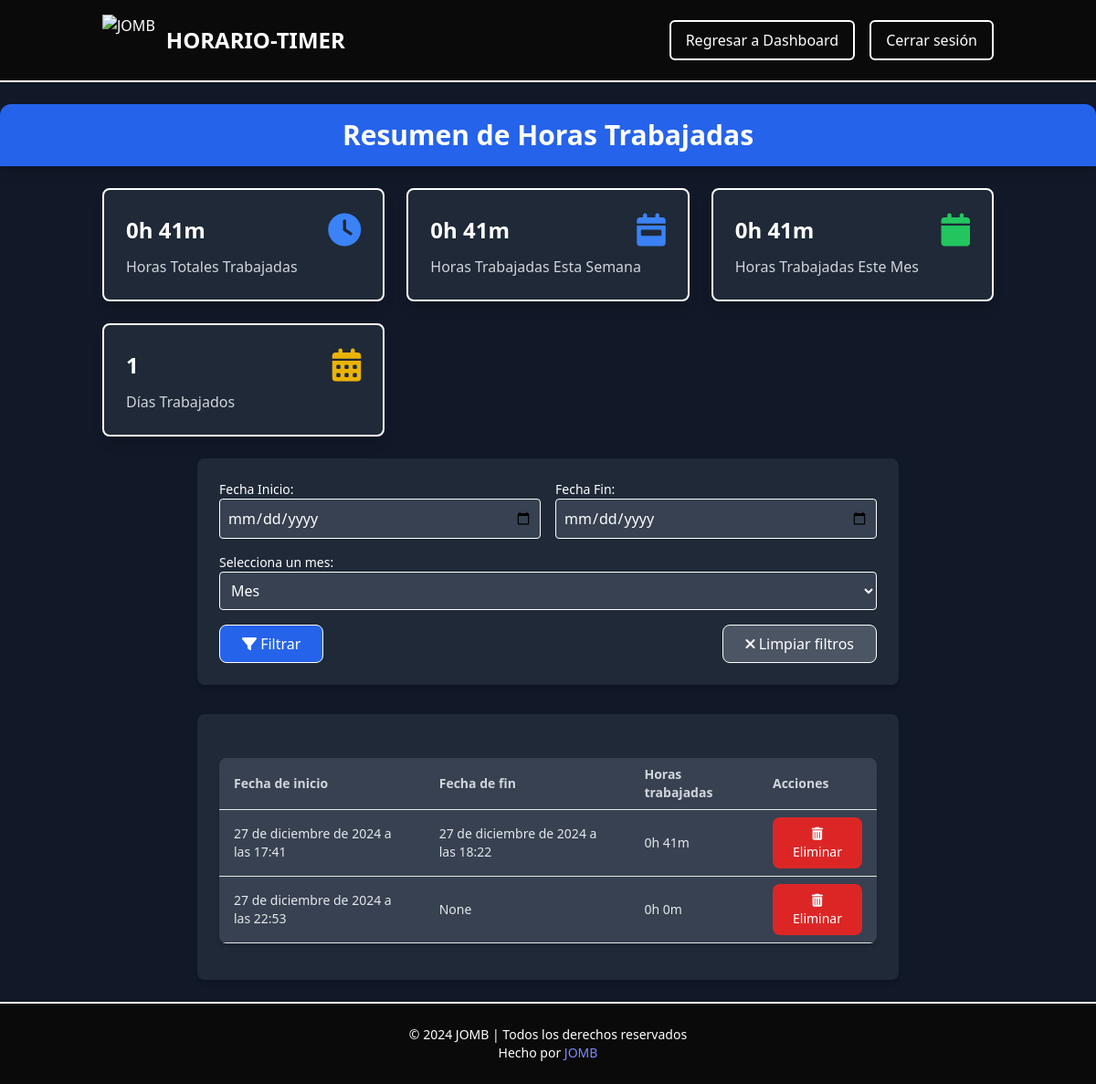
Screenshot of /dashboard/resumen/ (signed in) with the database file from the repository.
### registro/models.py (models this page shows, shortened)
class RegistroHora(models.Model):
    usuario = models.ForeignKey(User, on_delete=models.CASCADE)
    hora_inicio = models.DateTimeField(null=True, blank=True)
    hora_fin = models.DateTimeField(null=True, blank=True)

### registro/views.py (the view)
# urls.py: path('resumen/', views.resumen, name='resumen'),  # Resumen de jornadas
@login_required
def resumen(request):
    from datetime import timedelta, date
    fecha_inicio = request.GET.get('fecha_inicio')
    fecha_fin = request.GET.get('fecha_fin')
    mes = request.GET.get('mes')
    if fecha_inicio:
        try:
            fecha_inicio = datetime.strptime(fecha_inicio, '%Y-%m-%d').date()
        except ValueError:
            fecha_inicio = None
    if fecha_fin:
        try:
            fecha_fin = datetime.strptime(fecha_fin, '%Y-%m-%d').date()
        except ValueError:
            fecha_fin = None
    registros = RegistroHora.objects.filter(usuario=request.user)
    if fecha_inicio and fecha_fin:
        registros = registros.filter(hora_inicio__date__gte=fecha_inicio, hora_fin__date__lte=fecha_fin)
    elif fecha_inicio:
        registros = registros.filter(hora_inicio__date__gte=fecha_inicio)
    elif fecha_fin:
        registros = registros.filter(hora_fin__date__lte=fecha_fin)
    if mes:
        registros = registros.filter(hora_inicio__month=int(mes))
    no_registros = not registros.exists()
    total_horas_trabajadas = timedelta()
    dias_trabajados = set()
    registros_con_horas = []
    hoy = date.today()
    inicio_semana = hoy - timedelta(days=hoy.weekday())
    inicio_mes = hoy.replace(day=1)
    horas_esta_semana = timedelta()
    horas_este_mes = timedelta()
    for registro in registros:
        if registro.hora_fin:
            horas_trabajadas = registro.hora_fin - registro.hora_inicio
            total_horas_trabajadas += horas_trabajadas
            dias_trabajados.add(registro.hora_inicio.date())
            if registro.hora_inicio.date() >= inicio_semana:
                horas_esta_semana += horas_trabajadas
            if registro.hora_inicio.date() >= inicio_mes:
                horas_este_mes += horas_trabajadas
        else:
            horas_trabajadas = timedelta()
        horas, remainder = divmod(horas_trabajadas.total_seconds(), 3600)
        minutos, _ = divmod(remainder, 60)
        horas_trabajadas_formateadas = f"{int(horas)}h {int(minutos)}m"
        registros_con_horas.append({
            'registro': registro,
            'horas_trabajadas': horas_trabajadas_formateadas
        })
    def format_timedelta(td):
        horas, remainder = divmod(td.total_seconds(), 3600)
        minutos, _ = divmod(remainder, 60)
        return f"{int(horas)}h {int(minutos)}m"
    paginator = Paginator(registros_con_horas, 10)  # 10 resultados por página
    page_number = request.GET.get('page')
    page_obj = paginator.get_page(page_number)
    meses = [
        {'numero': i, 'nombre': nombre} for i, nombre in enumerate([
            'Enero', 'Febrero', 'Marzo', 'Abril', 'Mayo', 'Junio',
            'Julio', 'Agosto', 'Septiembre', 'Octubre', 'Noviembre', 'Diciembre'
        ], start=1)
    ]
    return render(request, 'registro/resumen.html', {
        'page_obj': page_obj if not no_registros else None,
        'total_horas_trabajadas': format_timedelta(total_horas_trabajadas) if not no_registros else "0h 0m",
        'dias_trabajados': len(dias_trabajados) if not no_registros else 0,
        'horas_esta_semana': format_timedelta(horas_esta_semana) if not no_registros else "0h 0m",
        'horas_este_mes': format_timedelta(horas_este_mes) if not no_registros else "0h 0m",
        'fecha_inicio': fecha_inicio,
        'fecha_fin': fecha_fin,
        'meses': meses,
        'mes': mes,
        'no_registros': no_registros
    })

### templates/registro/resumen.html (shortened to what this page needs)
<!DOCTYPE html>
<html lang="es">
<head>
    <link href="https://cdn.jsdelivr.net/npm/tailwindcss@2.2.16/dist/tailwind.min.css" rel="stylesheet">
    <script src="https://cdn.tailwindcss.com"></script>
    <link href="https://cdnjs.cloudflare.com/ajax/libs/font-awesome/6.0.0-beta3/css/all.min.css" rel="stylesheet">
</head>
<body class="bg-gray-900 text-white">
    <nav class="bg-neutral-950 border-b-2 border-white">
        <div class="container mx-auto flex items-center justify-between px-6 py-4">
            <div class="flex items-center">
                <img class="h-14 w-auto" src="https://jhojanomb.github.io/JOMB/img/JOMB.png" alt="JOMB">
                <span class="ml-3 text-2xl font-bold text-white">HORARIO-TIMER</span>
            </div>
            <div class="flex items-center space-x-4">
                <a href="{% url 'dashboard' %}" class="text-white border-2 border-white hover:border-indigo-500 hover:bg-indigo-500 px-4 py-2 rounded-md transition duration-200">
                    Regresar a Dashboard
                </a>
                <form method="POST" action="{% url 'logout' %}" class="inline-block">
                    <button type="submit" class="text-white border-2 border-white hover:border-red-500 hover:bg-red-500 px-4 py-2 rounded-md transition duration-200">
                        Cerrar sesión
                    </button>
                </form>
            </div>
        </div>
    </nav>
    <div class="bg-blue-600 text-center py-4 rounded-t-xl shadow-lg mt-6">
        <h2 class="text-3xl font-bold">Resumen de Horas Trabajadas</h2>
    </div>
    <div class="container mx-auto mt-6 grid grid-cols-1 md:grid-cols-3 gap-6 px-6">
        <div class="bg-gray-800 p-6 rounded-lg shadow-lg border-2 border-white">
            <div class="flex items-center justify-between">
                <span class="text-2xl font-bold">{{ total_horas_trabajadas }}</span>
                <i class="fas fa-clock text-4xl text-blue-500"></i>
            </div>
            <p class="mt-2 text-gray-300">Horas Totales Trabajadas</p>
        </div>
        <div class="bg-gray-800 p-6 rounded-lg shadow-lg border-2 border-white">
            <div class="flex items-center justify-between">
                <span class="text-2xl font-bold">{{ horas_esta_semana }}</span>
                <i class="fas fa-calendar-week text-4xl text-blue-500"></i>
            </div>
            <p class="mt-2 text-gray-300">Horas Trabajadas Esta Semana</p>
        </div>
        <div class="bg-gray-800 p-6 rounded-lg shadow-lg border-2 border-white">
            <div class="flex items-center justify-between">
                <span class="text-2xl font-bold">{{ horas_este_mes }}</span>
                <i class="fas fa-calendar text-4xl text-green-500"></i>
            </div>
            <p class="mt-2 text-gray-300">Horas Trabajadas Este Mes</p>
        </div>
        <div class="bg-gray-800 p-6 rounded-lg shadow-lg border-2 border-white">
            <div class="flex items-center justify-between">
                <span class="text-2xl font-bold">{{ dias_trabajados }}</span>
                <i class="fas fa-calendar-alt text-4xl text-yellow-500"></i>
            </div>
            <p class="mt-2 text-gray-300">Días Trabajados</p>
        </div>
    </div>
    <div class="max-w-3xl mx-auto mt-6 bg-gray-800 p-6 rounded-lg shadow-md">
        <form method="GET" action="{% url 'resumen' %}">
            <div class="grid grid-cols-2 gap-4">
                <div>
                    <label for="fecha_inicio" class="block text-sm">Fecha Inicio:</label>
                    <input type="date" id="fecha_inicio" name="fecha_inicio" value="{{ fecha_inicio }}"
                           class="w-full bg-gray-700 text-white p-2 rounded border border-white focus:outline-none focus:ring-2 focus:ring-blue-500">
                </div>
                <div>
                    <label for="fecha_fin" class="block text-sm">Fecha Fin:</label>
                    <input type="date" id="fecha_fin" name="fecha_fin" value="{{ fecha_fin }}"
                           class="w-full bg-gray-700 text-white p-2 rounded border border-white focus:outline-none focus:ring-2 focus:ring-blue-500">
                </div>
            </div>
            <div class="mt-4">
                <label for="mes" class="block text-sm">Selecciona un mes:</label>
                <select id="mes" name="mes" class="w-full bg-gray-700 text-white p-2 rounded border border-white focus:outline-none focus:ring-2 focus:ring-blue-500">
                    <option value="">Mes</option>
                </select>
            </div>
            <div class="mt-4 text-center flex justify-between">
                <button type="submit" class="bg-blue-600 text-white px-6 py-2 rounded-lg border border-white hover:bg-blue-700 transition duration-300">
                    <i class="fas fa-filter"></i> Filtrar
                </button>
                <a href="{% url 'resumen' %}" class="bg-gray-600 text-white px-6 py-2 rounded-lg border border-white hover:bg-gray-700 transition duration-300">
                    <i class="fas fa-times"></i> Limpiar filtros
                </a>
            </div>
        </form>
    </div>
    <div class="max-w-3xl mx-auto mt-8 bg-gray-800 p-6 rounded-lg shadow-md">
        {% if no_registros %}
            <p class="text-red-500 text-lg text-center">No hay registros para este filtro. No trabajaste en este período.</p>
        {% else %}
            <table class="table-auto w-full border-collapse bg-gray-700 rounded-lg overflow-hidden shadow-md mt-6">
                <thead>
                    <tr class="text-left text-sm text-gray-300">
                        <th class="px-4 py-2">Fecha de inicio</th>
                        <th class="px-4 py-2">Fecha de fin</th>
                        <th class="px-4 py-2">Horas trabajadas</th>
                        <th class="px-4 py-2">Acciones</th>
                    </tr>
                </thead>
                <tbody class="text-sm text-gray-200">
                    {% for item in page_obj %}
                        <tr class="border-t border-b hover:bg-gray-600 transition duration-200">
                            <td class="px-4 py-2">{{ item.registro.hora_inicio }}</td>
                            <td class="px-4 py-2">{{ item.registro.hora_fin }}</td>
                            <td class="px-4 py-2">{{ item.horas_trabajadas }}</td>
                            <td class="px-4 py-2 text-center">
                                <button
                                    type="button"
                                    onclick="confirmarEliminacion({{ item.registro.id }})"
                                    class="bg-red-600 text-white px-4 py-2 rounded-lg hover:bg-red-700 transition duration-300">
                                    <i class="fas fa-trash-alt"></i> Eliminar
                                </button>
                            </td>
                        </tr>
                    {% endfor %}
                </tbody>
            </table>
        {% endif %}
    </div>
    <footer class="bg-neutral-950 text-center py-6 mt-6 border-t-2 border-white">
        <p class="text-sm">© 2024 JOMB | Todos los derechos reservados</p>
        <p class="text-sm">Hecho por <a href="https://jhojanomb.github.io/JOMB/" target="_blank" class="text-indigo-400 hover:underline">JOMB</a></p>
    </footer>
</body>
</html>

### rows the page displays
RegistroHora: registro.hora_inicio "27 de diciembre de 2024 a las 17:41", registro.hora_fin "27 de diciembre de 2024 a las 18:22", horas_trabajadas "0h 41m"
RegistroHora: registro.hora_inicio "27 de diciembre de 2024 a las 22:53", registro.hora_fin "None", horas_trabajadas "0h 0m"

### other values shown
{{ total_horas_trabajadas }} "0h 41m"
{{ horas_esta_semana }} "0h 41m"
{{ horas_este_mes }} "0h 41m"
{{ dias_trabajados }} "1"
